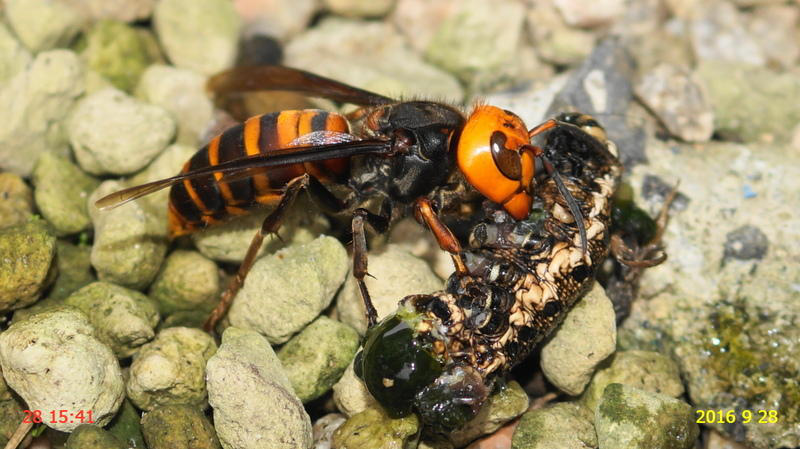
#> input picture Pincette/sample.bmp, 800 x 449 px
$ python test_.py
#> lines starting #> are read from the running program, lines starting #| are printed output that depends on the picture
import numpy as np
import cv2

img_color = cv2.imread('sample.bmp') # 이미지 파일을 컬러로 불러옴
#> img_color is the input picture: shape (449, 800, 3); mean B, G, R 101.9, 140.6, 154.1
height, width = img_color.shape[:2] # 이미지의 높이와 너비 불러옴, 가로 [0], 세로[1]
#> height = 449; width = 800

img_hsv = cv2.cvtColor(img_color, cv2.COLOR_BGR2HSV) # cvtColor 함수를 이용하여 hsv 색공간으로 변환
#> img_hsv: shape (449, 800, 3); mean H, S, V 24.6, 93.3, 154.4

# lower_blue = (120-10, 30, 30) # hsv 이미지에서 바이너리 이미지로 생성 , 적당한 값 30
# upper_blue = (120+10, 255, 255)

H_value = 46
upper_lower_gap = 9

lower_blue = (H_value-upper_lower_gap, 30, 30) # hsv 이미지에서 바이너리 이미지로 생성 , 적당한 값 30
upper_blue = (H_value+upper_lower_gap, 76.5, 239.7)


img_mask = cv2.inRange(img_hsv, lower_blue, upper_blue) # 범위내의 픽셀들은 흰색, 나머지 검은색
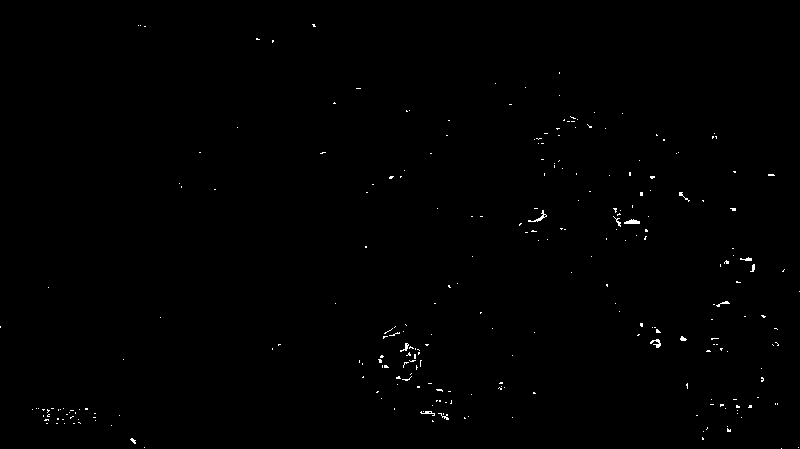
#> img_mask: shape (449, 800); 0.37% white in thin lines or dots


img_result = cv2.bitwise_and(img_color, img_color, mask = img_mask)


# 바이너리 이미지를 마스크로 사용하여 원본이미지에서 범위값에 해당하는 영상부분을 획득

cv2.imshow('img_color', img_color)
cv2.imshow('img_mask', img_mask)
cv2.imshow('img_color', img_result)

cv2.waitKey(0)
cv2.destroyAllWindows()
